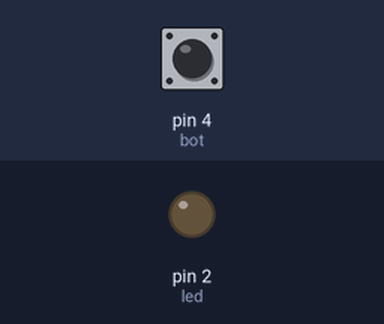
Recording of a sketch running on a simulated Arduino Uno, built with avr-gcc and run on an emulated ATmega328P. Shown: output pins drawn as LEDs (lit = HIGH). Inputs (shaded band) come from the test bench; at power-on: pin 4 (bot) LOW.

Above: at 1.2 s.
1.3 s: pin 4 (bot) pulled HIGH for 0.15 s
At 1.37 s:
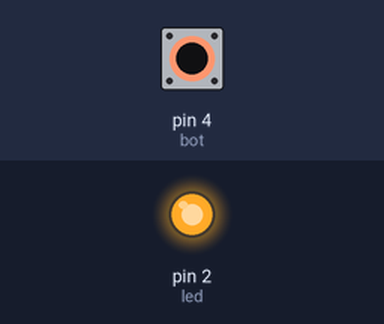
2.9 s: pin 4 (bot) pulled HIGH for 3.2 s
At 7.2 s:
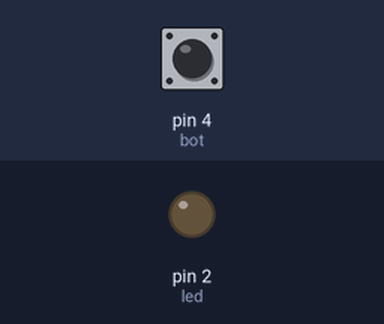
Timing chart, 0 to 8.7 s (numbered marks = the images above; inputs shaded):
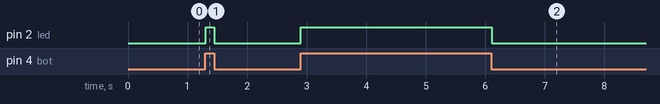

The sketch:

codigo.ino
```cpp
// C++ code
//
const int led = 2;
const int bot = 4;
  int var;
void setup()
{
  pinMode(led, OUTPUT);
   pinMode(bot, INPUT);
}

void loop()
{
  var = digitalRead(bot);

  if(var){
       digitalWrite(led,HIGH);
  }else{
       digitalWrite(led,LOW);
  }
  delay(10); // Wait for 1000 millisecond(s)
}
```

Measured:
- after the input at 1.3 s, pin 2 (led): LOW → HIGH at once, → LOW 0.15 s later
- after the input at 2.9 s, pin 2 (led): LOW → HIGH at once, → LOW 3.2 s later
